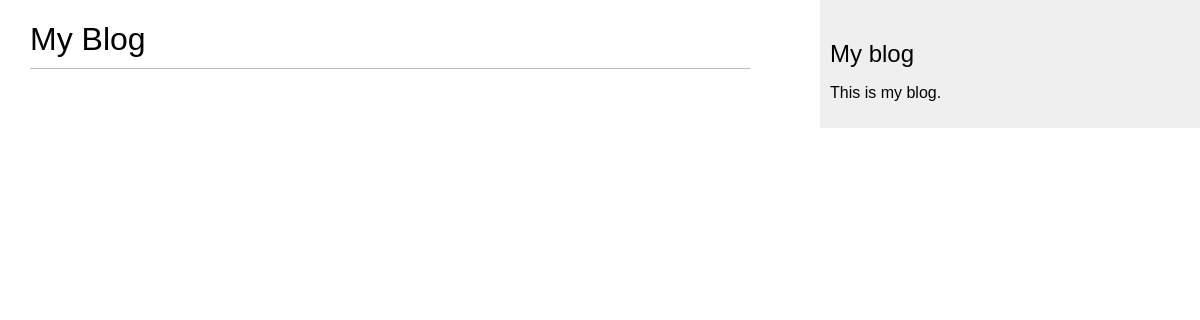
/blog/, run on an earlier commit of the app's database.
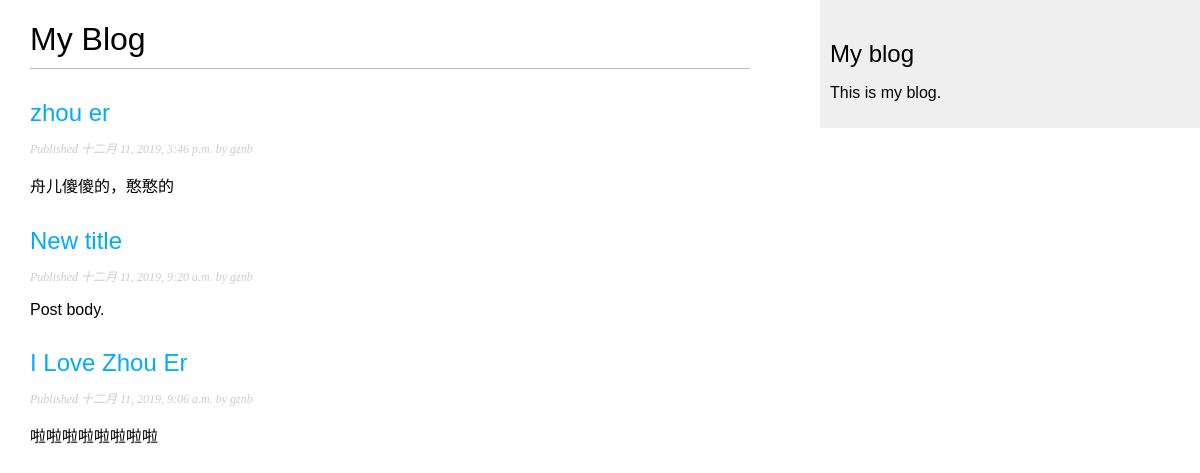
And on a later commit of the database.
### blog/models.py (models this page shows, shortened)
class Post(models.Model):
    STATUS_CHOICES = (
        ('draft', 'Draft'),
        ('published', 'Published'),
    )
    title = models.CharField(max_length=250, verbose_name='标题')
    slug = models.SlugField(max_length=250, unique_for_date='publish')
    author = models.ForeignKey(User, related_name='blog_posts',verbose_name='作者', on_delete=models.CASCADE)
    body = models.TextField(verbose_name='消息主体内容')
    publish = models.DateTimeField(default=timezone.now, verbose_name='发表时间')
    created = models.DateTimeField(auto_now_add=True, verbose_name='创建时间')
    updated = models.DateTimeField(auto_now=True, verbose_name='更新时间')
    status = models.CharField(max_length=10, choices=STATUS_CHOICES, default='draft', verbose_name='状态')
    class Meta:
        ordering = ('-publish', )
    objects = models.Manager()
    published = PublishedManager()
    '''
    Post.published.filter(title__startswith='Who') 自定义管理器，使用的例子
    '''
    def get_absolute_url(self):
        return reverse('blog:post_detail',
                       args=[self.publish.year,
                             self.publish.strftime('%m'),
                             self.publish.strftime('%d'),
                             self.slug])

### blog/views.py (the view)
def post_list(request):
    posts = Post.published.all()
    return render(request, 'blog/post/list.html',
                  {'posts': posts})

### blog/models.py (called while the page is built)
    def get_queryset(self):
        return super(PublishedManager, self).get_queryset().filter(status='published')

### blog/templates/blog/post/list.html (shortened to what this page needs)
{% extends "blog/base.html" %}
{% block content %}
    <h1>My Blog</h1>
    {% for post in posts %}
        <h2>
            <a href="{{ post.get_absolute_url }}">
                {{ post.title }}
            </a>
        </h2>
        <p class="date">
            Published {{ post.publish }} by {{ post.author }}
        </p>
        {{ post.body|truncatechars:30|linebreaks }}
    {% endfor %}
{% endblock %}

### blog/templates/blog/base.html (shortened to what this page needs)
{% load static  %}
<!DOCTYPE html>
<html>
<head>
    <link href="{% static "css/blog.css" %}" rel="stylesheet">
</head>
<body>
    <div id="content">
        {% block content %}
        {% endblock %}
    </div>
    <div id = 'sidebar'>
        <h2>My blog</h2>
            <p>This is my blog.</p>
    </div>
</body>
</html>

### blog/static/css/blog.css (style rules this page uses)
body { margin:0; padding:0; font-family:helvetica, sans-serif; }
a { color:#00abff; text-decoration:none; }
h1 { font-weight:normal; border-bottom:1px solid #bbb; padding:0 0 10px 0; }
h2 { font-weight:normal; margin:30px 0 0; }
#content { float:left; width:60%; padding:0 0 0 30px; }
#sidebar { float:right; width:30%; padding:10px; background:#efefef; height:100%; }
p.date { color:#ccc; font-family: georgia, serif; font-size: 12px; font-style: italic; }

What changed in the data, as far as the page shows it:
added Post: title "zhou er", publish "十二月 11, 2019, 3:46 p.m.", author "gznb", body "舟儿傻傻的，憨憨的"
now on this page (row edited): Post: title "New title", publish "十二月 11, 2019, 9:20 a.m.", author "gznb", body "Post body."
now on this page (row edited): Post: title "I Love Zhou Er", publish "十二月 11, 2019, 9:06 a.m.", author "gznb", body "啦啦啦啦啦啦啦啦"
